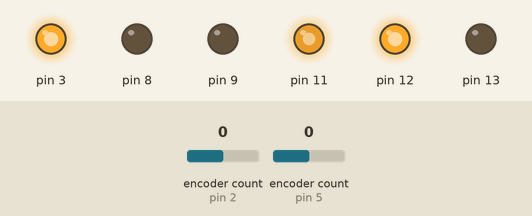
This sketch was run on a simulated Arduino Uno, built with avr-gcc and run on an emulated ATmega328P. Parts: output pins drawn as LEDs (lit = HIGH). Inputs (shaded band) come from the test bench; at power-on: encoder count (sensors on pin 2, pin 5) 0.

Above: at 0.1 s.
At 1.1 s:
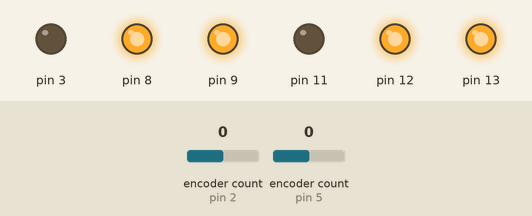
Timing chart, 0 to 2.6 s (numbered marks = the images above):
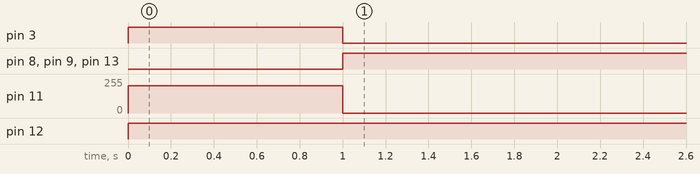

The sketch:

robotTour.ino
```cpp
// https://www.instructables.com/Arduino-Motor-Shield-Tutorial/
// https://medium.com/@chrishio/basics-reading-dc-motor-encoder-values-with-arduino-2c185f3601ef
// https://www.electroniclinic.com/arduino-dc-motor-speed-control-with-encoder-arduino-dc-motor-encoder/

// controlling motor with encoder (helpful video):
// https://www.youtube.com/watch?v=dTGITLnYAY0

// https://docs.arduino.cc/tutorials/motor-shield-rev3/msr3-controlling-dc-motor/

// MOTOR + ENCODER INFO:
// https://www.pololu.com/file/0J1487/pololu-micro-metal-gearmotors-rev-6-1.pdf

// ENCODER LIBRARY (doesn't work):
// https://www.instructables.com/Motor-With-Encoder-How-to-Read-Input-Value-From-En/

// current encoder code:
// https://howtomechatronics.com/tutorials/arduino/rotary-encoder-works-use-arduino/

// general differential drive robot code with odometry and stuff:
// https://www.youtube.com/watch?v=337Sp3PtVDc

// amazing source for calculating posistion and heading (odometry):
// https://automaticaddison.com/calculating-wheel-odometry-for-a-differential-drive-robot/

#include "Motor.h"
#include "Robot.h"
#include "math.h"

String inputString = "";
bool stringComplete = false;

// needs to be pins with interrupts, so pins 2 (digital) and 3 (analog) ?
// setting this to 2 and 3 only allows 1, 0, -1 input

// encoder pin a, encoder pin b, pwm pin, direction pin, brake pin
Motor leftMotor(2, 6, 3, 12, 9);
// white cable on left motor broke :(
Motor rightMotor(5, 10, 11, 13, 8);

Robot robot(leftMotor, rightMotor);


// from my testing, the minimum motor speed is about 80-90
void setup() {

  // set baud rate to this number
  Serial.begin(2000000);
  inputString.reserve(200);
  // robot.forward(1);

}

long rightMotorOldPosition = -999;
long leftMotorOldPosition = -999;
long leftMotorNewPosition = robot.leftMotor.getPosition();
long rightMotorNewPosition = robot.rightMotor.getPosition();


void loop() {
    // printMotorPositions();

    // robot.turn(1)
    // robot.forwardCm(4);
    robot.forwardSeconds(1, 1);
    delay(100000000);


  // if (stringComplete) {
  //   // Serial.println("string: " + inputString);
  //   float speed = inputString.toFloat();

  //   robot.forward(speed);

  //   inputString = "";
  //   stringComplete = false;
  //   // Serial.print("motor speed set to: ");
  //   // Serial.println(motorVelocity);
  // }


  // long leftMotorNewPosition = leftMotor.getPosition();
  // if (leftMotorNewPosition != leftMotorOldPosition) {
  //   leftMotorOldPosition = leftMotorNewPosition;
  //   Serial.println("left motor position: ");
  //   Serial.println(leftMotorNewPosition);
  // }
  // wait 3000 ms
  // delay(3000);
}

void printMotorPositions() {

  leftMotorNewPosition = robot.leftMotor.getPosition();
  rightMotorNewPosition = robot.rightMotor.getPosition();

  // printing encoder position
  if (rightMotorNewPosition != rightMotorOldPosition
   || leftMotorNewPosition != leftMotorOldPosition) {

    rightMotorOldPosition = rightMotorNewPosition;
    leftMotorOldPosition = leftMotorNewPosition;
    Serial.print("right:");
    Serial.print(rightMotorNewPosition);
    Serial.print(",");
    Serial.print("left:");
    Serial.println(leftMotorNewPosition);

  }
}

// Serial event handler
void serialEvent() {
  while (Serial.available()) {
    char inChar = (char)Serial.read();

    // If we get a newline, set the complete flag
    if (inChar == '\n') {
      stringComplete = true;
    } else {
      inputString += inChar;
    }
  }
}
```

Motor.h
```cpp
#pragma once
#include <Encoder.h>

class Motor {
public:
  Motor(int encoderPinA, int encoderPinB, int pwmPin, int directionPin, int brakePin);
  double getVelocity();
  void setVelocity(double velocity);
  int getPosition();
  void updatePosition();


private:
  Encoder encoder;
  double velocity = 0;
  int PWM_PIN;
  int DIRECTION_PIN;
  int BRAKE_PIN;


};
```

Motor.ino
```cpp
#include "Motor.h"
#include <Encoder.h>

Motor::Motor(int pinA, int pinB, int pwmPin, int directionPin, int brakePin)
  : encoder(pinA, pinB) {

  PWM_PIN = pwmPin;
  DIRECTION_PIN = directionPin;
  BRAKE_PIN = brakePin;


  pinMode(DIRECTION_PIN, OUTPUT);  // motor pin
  pinMode(BRAKE_PIN, OUTPUT);      // brake pin
}


double Motor::getVelocity() {
  return velocity;
}

void Motor::setVelocity(double velocity) {
  // take the absolute value of velocity and clamp to 0 - 255
  int speed = constrain((int)((abs(velocity) * 255)), 0, 255);

  // return the sign of velocity (true if positive, false if negative)
  bool isClockwise = (velocity >= 0);
  bool enableBrake = (velocity == 0);

  digitalWrite(DIRECTION_PIN, isClockwise);  //backwards (counter clockwise)
  digitalWrite(BRAKE_PIN, enableBrake);      //Engage/Disengage the Brake for Channel A
  analogWrite(PWM_PIN, speed);               //Spins the motor on Channel A

  this->velocity = velocity;
}

int Motor::getPosition() {
  return encoder.read();
}
```

Robot.h
```cpp
#pragma once
#include "Motor.h"


class Robot {
public:
  Robot(Motor leftMotor, Motor rightMotor);
  void turn(double speed);
  void forward(double speed);
  void turnRadians(double angle);
  // distance in cm
  void forwardCm(double distance);
  void forwardSeconds(double time, double speed);
  void calculateAndUpdatePose(double* axialOffset, double* lateralOffset, double* headingOffset);
  Motor rightMotor;
  Motor leftMotor;


private:
  // counts for revolution for the encoder
  static const double COUNTS_PER_REVOLUTION = 12.0*50.0; // CPR * gear ratio
  // wheel radius in cm
  static const double WHEEL_RADIUS = 2.0;
  static const double TRACK_WIDTH = 11.0;
  static const double RIGHT_MOTOR_SCALAR = 0.8;
  double axialOffset;
  double lateralOffset;
  // radians
  double headingOffset;
  // cm
  static const double AXIAL_TOLERANCE = 10.0;
  // radians
  static const double HEADING_TOLERANCE = 10.0*(3.14159265/180.0);

  static const double KP_AXIAL = 0.4;
  static const double KI_AXIAL = 0.0;
  static const double KD_AXIAL = 0.0;

  static const double KP_LATERAL = 0.0;
  static const double KI_LATERAL = 0.0;
  static const double KD_LATERAL = 0.0;

};
```

Robot.ino
```cpp
#include "Robot.h"
#include <PID_v1.h>


Robot::Robot(Motor leftMotor, Motor rightMotor)
  : leftMotor(leftMotor), rightMotor(rightMotor) {
}

// turn counter clockwise
void Robot::turn(double speed) {
  rightMotor.setVelocity(-speed);
  leftMotor.setVelocity(-speed);
}

// TODO: UNFINISHED
void Robot::turnRadians(double angle) {

}

void Robot::forward(double speed) {
  rightMotor.setVelocity(-RIGHT_MOTOR_SCALAR*speed);
  leftMotor.setVelocity(speed);
}

void Robot::forwardCm(double distance) {
  double axialOffset = 0;
  double lateralOffset = 0;
  double headingOffset = 0;
  // double turnSpeed = 0;
  double forwardSpeed = 0;
  double lateralChange = 0;
  double axialSetPoint = 0 + distance;
  double lateralSetPoint = 0;

  // calculates the new speed to set the motors
  // uses axialOffset and setPoint, puts the speed INTO  forwardSpeed. KP, KI, and KD are just numbers to tune, nothing to care about
  PID axialPID(&axialOffset, &forwardSpeed, &axialSetPoint, KP_AXIAL, KI_AXIAL, KD_AXIAL, DIRECT);
  // PID lateralPID(&lateralOffset, &lateralChange, &lateralSetPoint);
  axialPID.SetMode(AUTOMATIC); // turn pid on

  while (true) {
    // calculates the x, y, and heading of the robot INTO axialOffset, lateralOffset, and headingOffset
    calculateAndUpdatePose(&axialOffset, &lateralOffset, &headingOffset);
    // uses the axialOffset and the setPoint to calculate the new speed and puts it into forwardSpeed
    axialPID.Compute();
    // moves the robot forward

    forward(forwardSpeed);
    Serial.print("axialOffset:");
    Serial.print(axialOffset);
    Serial.print("forwardSpeed:");
    Serial.println(forwardSpeed);
  }


}

void Robot::forwardSeconds(double time, double speed) {
  double startTime = millis();
  while ((millis() - startTime) < time*1000) {
    forward(speed);
  }
  forward(0);
  while ((millis() - startTime) < time*1000 + 500) {
    // do nothing
  }
}

// // TODO:UNFINISHED
// void Robot::forwardCm(float distance) {
//   float endPosition = x + distance;
//   float errorPrior = 0;
//   float integralPrior = 0;
//   float bias = 0;
//   float previousTime = millis();
//   float currentTime = millis();

//   // x within bounds
//   while (x < endPosition + AXIAL_TOLERANCE && x > endPosition - AXIAL_TOLERANCE) {
//     float error = endPosition - x;
//     // float integral = integralPrior + error *
//   }
// }

// https://automaticaddison.com/calculating-wheel-odometry-for-a-differential-drive-robot/
void Robot::calculateAndUpdatePose(double* axialOffset, double* lateralOffset, double* headingOffset) {
    long leftMotorPosition = -leftMotor.getPosition();
    long rightMotorPosition = rightMotor.getPosition();

    double leftNumberOfRevolutions = leftMotorPosition / this->COUNTS_PER_REVOLUTION;
    double rightNumberOfRevolutions = rightMotorPosition / this->COUNTS_PER_REVOLUTION;

    double leftDistanceTraveled = leftNumberOfRevolutions * 2.0 * 3.14159265 * this->WHEEL_RADIUS;
    double rightDistanceTraveled = rightNumberOfRevolutions * 2.0 * 3.14159265 * this->WHEEL_RADIUS;

    double averageDisplacement = (leftDistanceTraveled + rightDistanceTraveled) / 2.0; // cm
    double deltaHeading = (leftDistanceTraveled - rightDistanceTraveled) / this->TRACK_WIDTH; // radians

    double deltaX = averageDisplacement * cos(deltaHeading);
    double deltaY = averageDisplacement * sin(deltaHeading);

    *axialOffset = deltaX;
    *lateralOffset = deltaY;
    *headingOffset = deltaHeading;
}
```

Measured:
- by itself, pin 3: LOW → HIGH at 0.00 s, → LOW 1.0 s later
- by itself, pin 8, pin 9, pin 13: LOW → HIGH at 1.0 s
- by itself, pin 11: 0/255 → 204/255 at 0.00 s, → 0/255 1.0 s later
- by itself, pin 12: LOW → HIGH at 0.00 s
